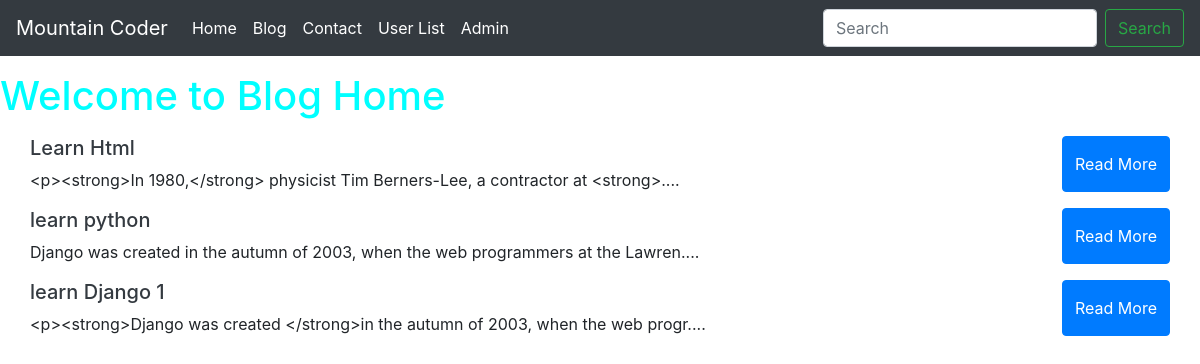
/bloghome/, run on the app's committed database.
### blog/models.py (models this page shows)
class Blog(models.Model):
    sno = models.AutoField(primary_key=True)
    title = models.CharField(max_length= 200)
    content = models.TextField()
    short_description = models.CharField(max_length=300, default="")
    slug = models.CharField(max_length=100)
    time = models.DateTimeField(auto_now_add=True)

### blog/views.py (the view)
# urls.py: path('bloghome/', views.bloghome, name='bloghome'),
def bloghome(request):
    blogs = Blog.objects.all()
    context = {'blogs': blogs}
    return render(request, 'bloghome.html', context)

### templates/bloghome.html (shortened to what this page needs)
{% extends 'base.html' %}
{% block body%}
<h1 class="my-3">Welcome to Blog Home</h1>
    {% for blog in blogs %}
        <div class="container">
        <div class="row mb-3">
  <div class="media-body">
    <h5 class="mt-0"> <a href="/blogpost/{{ blog.slug }}" class="text-dark">{{ blog.title }}</a></h5>
      {{ blog.content | slice:80 }}....
  </div>
            <button class="btn btn-primary"> Read More</button>
</div>
        </div>
    {% endfor %}
{% endblock body %}

### static/css/main.css (style rules this page uses)
h1 { color: aqua; }

### data on the page
Blog: title "Learn Html", content "<p><strong>In 1980,</strong> physicist Tim Berners-Lee, a contractor at <strong>"
Blog: title "learn python", content "Django was created in the autumn of 2003, when the web programmers at the Lawren"
Blog: title "learn Django 1", content "<p><strong>Django was created </strong>in the autumn of 2003, when the web progr"
